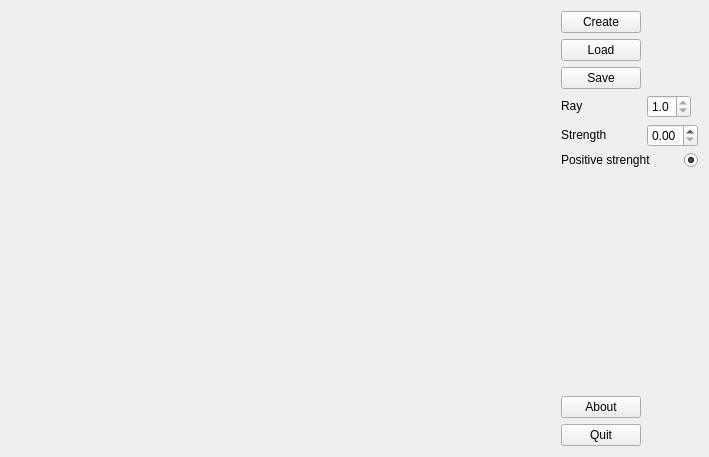
<?xml version="1.0" encoding="UTF-8"?>
<ui version="4.0">
 <class>Widget</class>
 <widget class="QWidget" name="Widget">
  <property name="geometry">
   <rect>
    <x>0</x>
    <y>0</y>
    <width>709</width>
    <height>457</height>
   </rect>
  </property>
  <property name="sizePolicy">
   <sizepolicy hsizetype="Expanding" vsizetype="Expanding">
    <horstretch>0</horstretch>
    <verstretch>0</verstretch>
   </sizepolicy>
  </property>
  <property name="windowTitle">
   <string>Widget</string>
  </property>
  <layout class="QGridLayout" name="gridLayout_2">
   <item row="0" column="0">
    <layout class="QHBoxLayout" name="horizontalLayout">
     <property name="sizeConstraint">
      <enum>QLayout::SetDefaultConstraint</enum>
     </property>
     <item>
      <widget class="GLWidget" name="MyGLWidget" native="true">
       <property name="sizePolicy">
        <sizepolicy hsizetype="Expanding" vsizetype="Expanding">
         <horstretch>0</horstretch>
         <verstretch>0</verstretch>
        </sizepolicy>
       </property>
      </widget>
     </item>
     <item>
      <layout class="QGridLayout" name="gridLayout">
       <item row="0" column="2" rowspan="3" colspan="2">
        <spacer name="verticalSpacer_2">
         <property name="orientation">
          <enum>Qt::Vertical</enum>
         </property>
         <property name="sizeHint" stdset="0">
          <size>
           <width>20</width>
           <height>68</height>
          </size>
         </property>
        </spacer>
       </item>
       <item row="1" column="0" colspan="2">
        <widget class="QPushButton" name="Load">
         <property name="sizePolicy">
          <sizepolicy hsizetype="Fixed" vsizetype="Fixed">
           <horstretch>0</horstretch>
           <verstretch>0</verstretch>
          </sizepolicy>
         </property>
         <property name="text">
          <string>Load</string>
         </property>
        </widget>
       </item>
       <item row="3" column="1" colspan="3">
        <widget class="QDoubleSpinBox" name="Ray">
         <property name="sizePolicy">
          <sizepolicy hsizetype="Fixed" vsizetype="Fixed">
           <horstretch>0</horstretch>
           <verstretch>0</verstretch>
          </sizepolicy>
         </property>
         <property name="decimals">
          <number>1</number>
         </property>
         <property name="minimum">
          <double>1.000000000000000</double>
         </property>
         <property name="maximum">
          <double>1.000000000000000</double>
         </property>
         <property name="value">
          <double>1.000000000000000</double>
         </property>
        </widget>
       </item>
       <item row="2" column="0" colspan="2">
        <widget class="QPushButton" name="Save">
         <property name="sizePolicy">
          <sizepolicy hsizetype="Fixed" vsizetype="Fixed">
           <horstretch>0</horstretch>
           <verstretch>0</verstretch>
          </sizepolicy>
         </property>
         <property name="text">
          <string>Save</string>
         </property>
        </widget>
       </item>
       <item row="4" column="1" colspan="3">
        <widget class="QDoubleSpinBox" name="Strength">
         <property name="sizePolicy">
          <sizepolicy hsizetype="Fixed" vsizetype="Fixed">
           <horstretch>0</horstretch>
           <verstretch>0</verstretch>
          </sizepolicy>
         </property>
         <property name="maximum">
          <double>1.000000000000000</double>
         </property>
         <property name="singleStep">
          <double>0.050000000000000</double>
         </property>
        </widget>
       </item>
       <item row="4" column="0">
        <widget class="QLabel" name="label_2">
         <property name="sizePolicy">
          <sizepolicy hsizetype="Fixed" vsizetype="Fixed">
           <horstretch>0</horstretch>
           <verstretch>0</verstretch>
          </sizepolicy>
         </property>
         <property name="text">
          <string>Strength</string>
         </property>
        </widget>
       </item>
       <item row="5" column="3">
        <widget class="QRadioButton" name="radioButton">
         <property name="sizePolicy">
          <sizepolicy hsizetype="Fixed" vsizetype="Fixed">
           <horstretch>0</horstretch>
           <verstretch>0</verstretch>
          </sizepolicy>
         </property>
         <property name="text">
          <string/>
         </property>
         <property name="checked">
          <bool>true</bool>
         </property>
        </widget>
       </item>
       <item row="5" column="0" colspan="3">
        <widget class="QLabel" name="label_3">
         <property name="sizePolicy">
          <sizepolicy hsizetype="Fixed" vsizetype="Fixed">
           <horstretch>0</horstretch>
           <verstretch>0</verstretch>
          </sizepolicy>
         </property>
         <property name="text">
          <string>Positive strenght</string>
         </property>
        </widget>
       </item>
       <item row="8" column="0" colspan="2">
        <widget class="QPushButton" name="Quit">
         <property name="sizePolicy">
          <sizepolicy hsizetype="Fixed" vsizetype="Fixed">
           <horstretch>0</horstretch>
           <verstretch>0</verstretch>
          </sizepolicy>
         </property>
         <property name="text">
          <string>Quit</string>
         </property>
        </widget>
       </item>
       <item row="6" column="0">
        <spacer name="verticalSpacer">
         <property name="orientation">
          <enum>Qt::Vertical</enum>
         </property>
         <property name="sizeHint" stdset="0">
          <size>
           <width>20</width>
           <height>238</height>
          </size>
         </property>
        </spacer>
       </item>
       <item row="0" column="0" colspan="2">
        <widget class="QPushButton" name="Create">
         <property name="sizePolicy">
          <sizepolicy hsizetype="Fixed" vsizetype="Fixed">
           <horstretch>0</horstretch>
           <verstretch>0</verstretch>
          </sizepolicy>
         </property>
         <property name="text">
          <string>Create</string>
         </property>
        </widget>
       </item>
       <item row="3" column="0">
        <widget class="QLabel" name="label">
         <property name="sizePolicy">
          <sizepolicy hsizetype="Fixed" vsizetype="Fixed">
           <horstretch>0</horstretch>
           <verstretch>0</verstretch>
          </sizepolicy>
         </property>
         <property name="text">
          <string>Ray</string>
         </property>
        </widget>
       </item>
       <item row="7" column="0">
        <widget class="QPushButton" name="pushButton">
         <property name="text">
          <string>About</string>
         </property>
        </widget>
       </item>
      </layout>
     </item>
    </layout>
   </item>
  </layout>
 </widget>
 <layoutdefault spacing="6" margin="11"/>
 <customwidgets>
  <customwidget>
   <class>GLWidget</class>
   <extends>QWidget</extends>
   <header>glwidget.h</header>
   <container>1</container>
   <slots>
    <slot>Create()</slot>
    <slot>Load()</slot>
    <slot>Save()</slot>
    <slot>Ray(double)</slot>
    <slot>Strength(double)</slot>
    <slot>Positive_Strength()</slot>
   </slots>
  </customwidget>
 </customwidgets>
 <resources/>
 <connections>
  <connection>
   <sender>Create</sender>
   <signal>clicked()</signal>
   <receiver>Widget</receiver>
   <slot>Create()</slot>
   <hints>
    <hint type="sourcelabel">
     <x>639</x>
     <y>26</y>
    </hint>
    <hint type="destinationlabel">
     <x>621</x>
     <y>202</y>
    </hint>
   </hints>
  </connection>
  <connection>
   <sender>Quit</sender>
   <signal>clicked()</signal>
   <receiver>Widget</receiver>
   <slot>close()</slot>
   <hints>
    <hint type="sourcelabel">
     <x>652</x>
     <y>437</y>
    </hint>
    <hint type="destinationlabel">
     <x>614</x>
     <y>398</y>
    </hint>
   </hints>
  </connection>
  <connection>
   <sender>Load</sender>
   <signal>clicked()</signal>
   <receiver>Widget</receiver>
   <slot>Load()</slot>
   <hints>
    <hint type="sourcelabel">
     <x>652</x>
     <y>47</y>
    </hint>
    <hint type="destinationlabel">
     <x>610</x>
     <y>234</y>
    </hint>
   </hints>
  </connection>
  <connection>
   <sender>Save</sender>
   <signal>clicked()</signal>
   <receiver>Widget</receiver>
   <slot>Save()</slot>
   <hints>
    <hint type="sourcelabel">
     <x>632</x>
     <y>80</y>
    </hint>
    <hint type="destinationlabel">
     <x>611</x>
     <y>269</y>
    </hint>
   </hints>
  </connection>
  <connection>
   <sender>Ray</sender>
   <signal>valueChanged(double)</signal>
   <receiver>Widget</receiver>
   <slot>Ray(double)</slot>
   <hints>
    <hint type="sourcelabel">
     <x>678</x>
     <y>111</y>
    </hint>
    <hint type="destinationlabel">
     <x>644</x>
     <y>302</y>
    </hint>
   </hints>
  </connection>
  <connection>
   <sender>Strength</sender>
   <signal>valueChanged(double)</signal>
   <receiver>Widget</receiver>
   <slot>Strength(double)</slot>
   <hints>
    <hint type="sourcelabel">
     <x>685</x>
     <y>149</y>
    </hint>
    <hint type="destinationlabel">
     <x>675</x>
     <y>340</y>
    </hint>
   </hints>
  </connection>
  <connection>
   <sender>radioButton</sender>
   <signal>clicked()</signal>
   <receiver>Widget</receiver>
   <slot>Positive_Strength()</slot>
   <hints>
    <hint type="sourcelabel">
     <x>695</x>
     <y>167</y>
    </hint>
    <hint type="destinationlabel">
     <x>688</x>
     <y>377</y>
    </hint>
   </hints>
  </connection>
 </connections>
 <slots>
  <slot>Create()</slot>
  <slot>Load()</slot>
  <slot>Save()</slot>
  <slot>Ray(double)</slot>
  <slot>Strength(double)</slot>
  <slot>Positive_Strength()</slot>
 </slots>
</ui>
